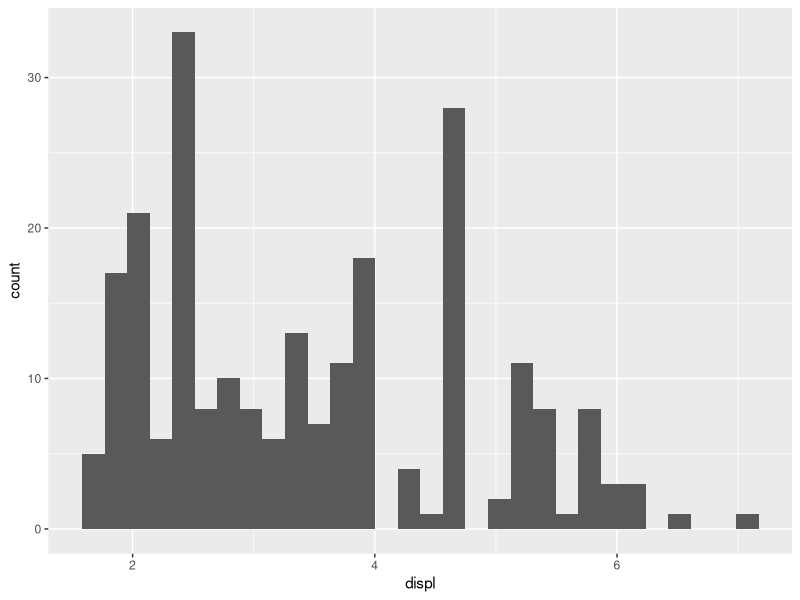
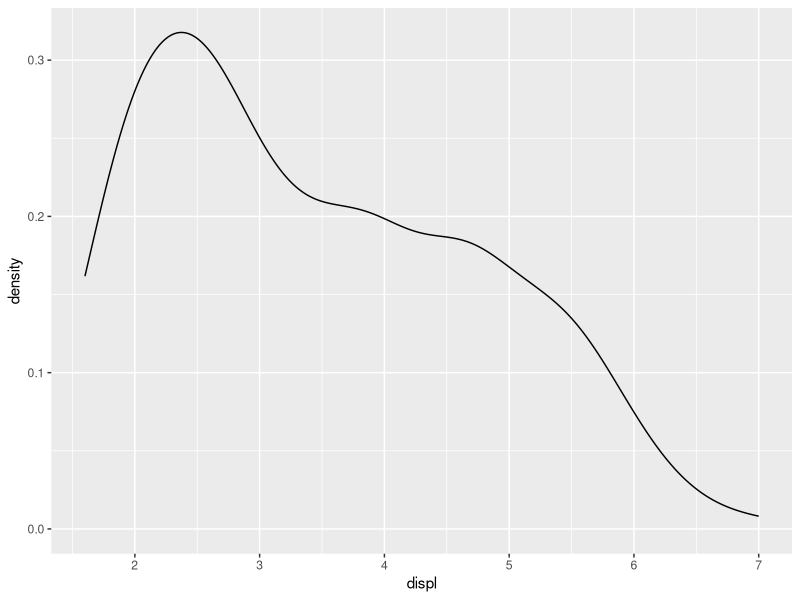
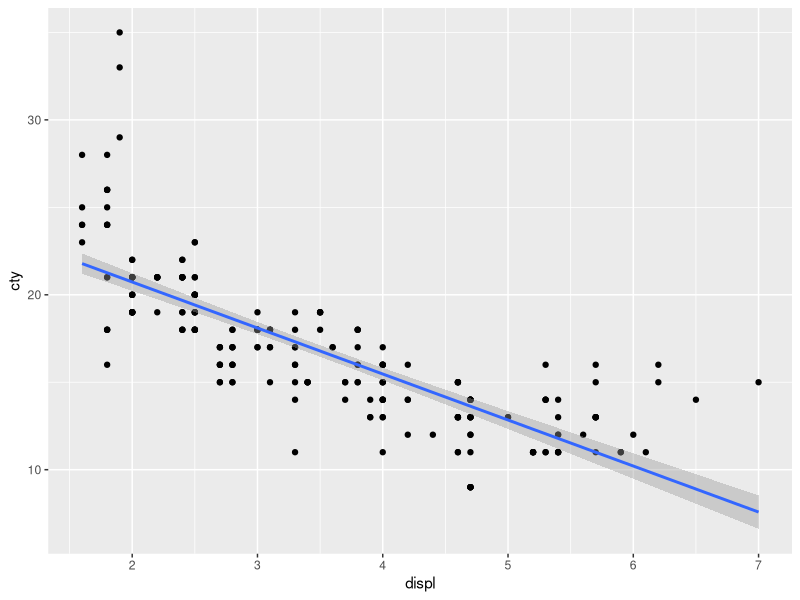
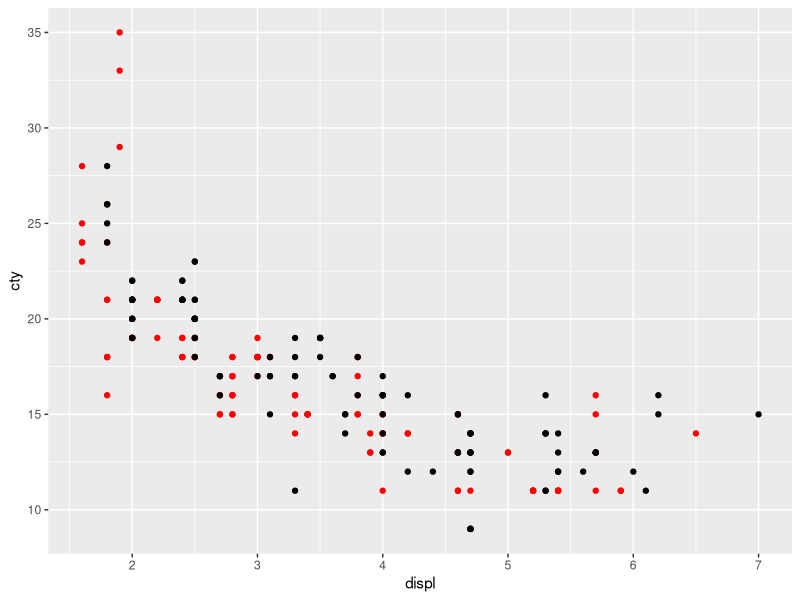
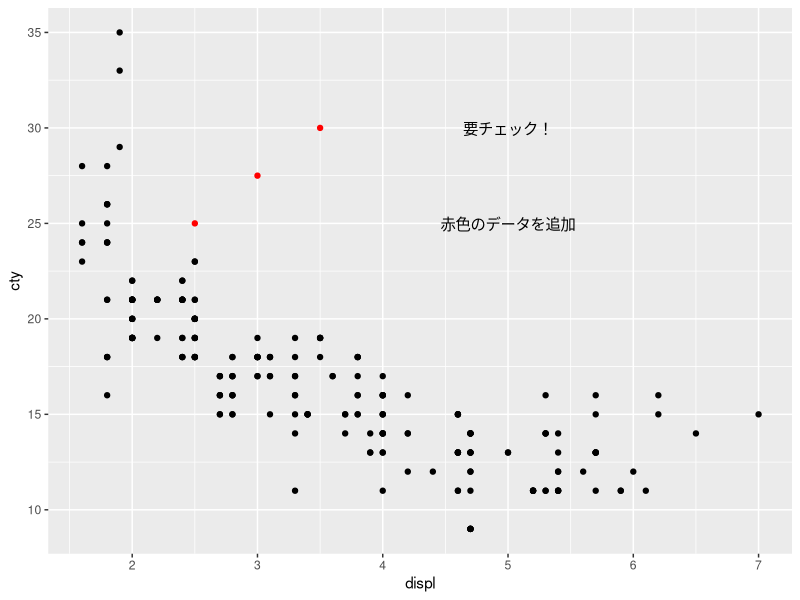
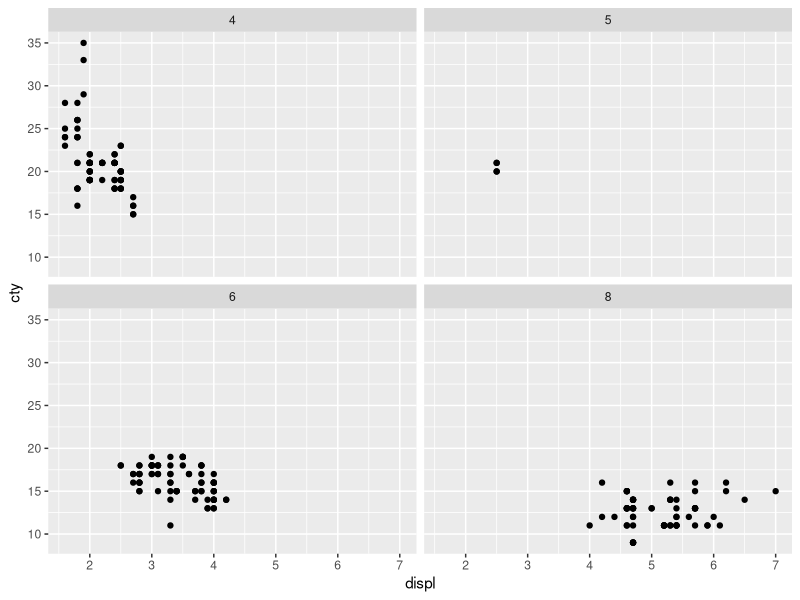
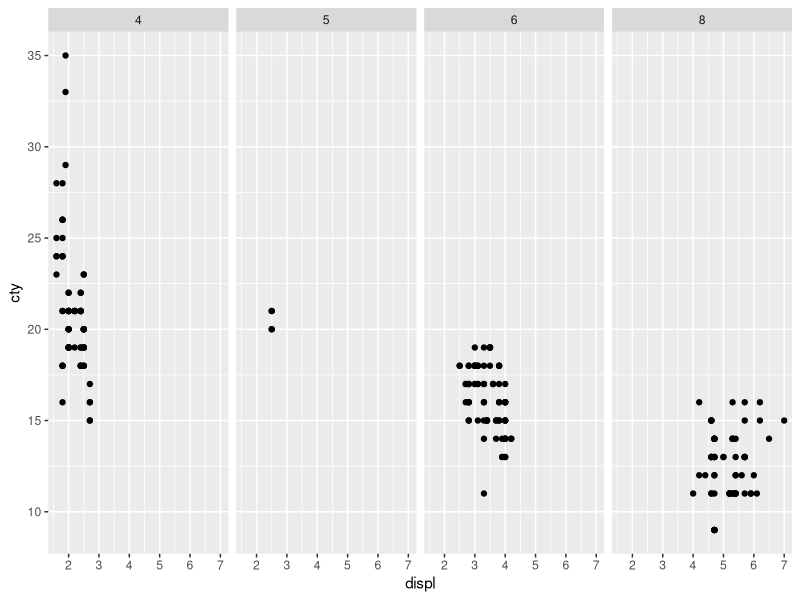
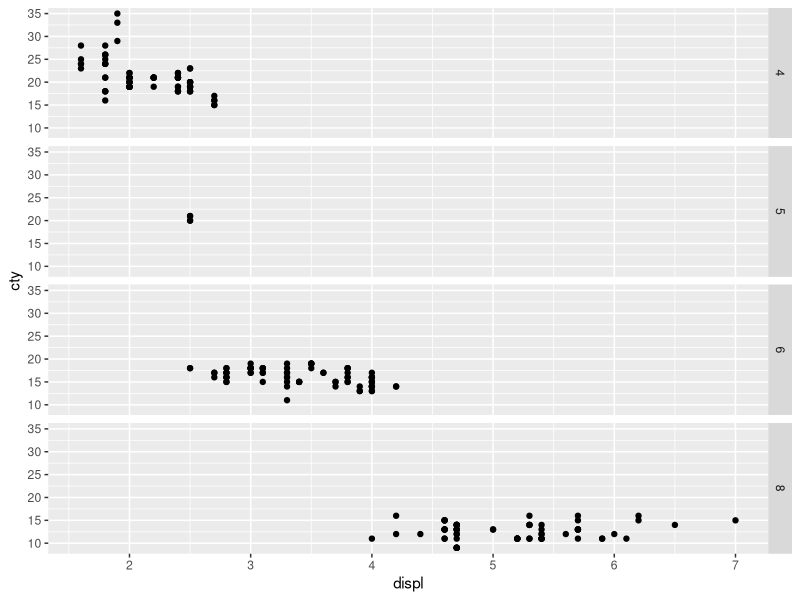

The R source for these figures, in order:
library(tidyverse)
ggplot() +
  geom_histogram(data = mpg,mapping = aes(x = displ))
ggplot() +
  geom_density(data = mpg,mapping = aes(x = displ))

ggplot() +
  geom_point(data = mpg,mapping = aes(x = displ, y = cty)) +
  geom_smooth(data = mpg,mapping = aes(x = displ, y = cty),method = "lm")

mpg1999 <- filter(mpg,year == 1999)
mpg2008 <- filter(mpg,year == 2008)

ggplot(mapping = aes(x = displ,y = cty)) +
  geom_point(data = mpg1999,col = "red")+
  geom_point(data = mpg2008)


# グラフの肉付け
add_x <- c(2.5,3,3.5)
add_y <- c(25,27.5,30)

ggplot(
  data = mpg,mapping = aes(x = displ,y = cty))+
  geom_point()+
  annotate(geom = "point",x = add_x,y = add_y,colour = "red")+
  annotate(geom = "text",x = c(5,5),y =　c(30,25),label = c("要チェック！"
                                                         ,"赤色のデータを追加"))
# 水準ごとにエステティックを区別する
# ~の右に区別するデータを入れる
# facet_wrap()は均等に
ggplot(data = mpg , mapping = aes(x = displ , y = cty))+
  geom_point()+
  facet_wrap( ~ cyl)

# facet_grid( ~ データ)は横並び
ggplot(data = mpg , mapping = aes(x = displ , y = cty))+
  geom_point()+
  facet_grid( ~ cyl)
  
# facet_null(　データ　~ .)は縦並び
ggplot(data = mpg , mapping = aes(x = displ , y = cty))+
  geom_point()+
  facet_grid( cyl ~ . )

# 識別する変数が二つ以上でも行ける
ggplot(data = mpg , mapping = aes(x = displ , y = cty))+
  geom_point()+
  facet_grid( year ~ cyl)

ggplot(data = mpg , mapping = aes(x = displ , y = cty))+
  geom_point()+
  facet_wrap( year ~ cyl)

# 車種classごとに燃費ctyの平均点を算出
mean_cty <- mpg %>% 
  group_by(class) %>% 
  summarise(cty_m = mean(cty))

# 可視化
ggplot(data = mean_cty, mapping = aes(x = class , y = cty_m))+
  geom_bar(stat = "identity")

# stat = "summary"でｙ軸をサマライズする, fun = "サマライズした情報で使いたいやつ（meanとかmaxとか）"
ggplot(data = mpg , mapping = aes(x = class, y= cty))+
  geom_bar(stat = "summary", fun = "mean")
# 同じ結果をstat_summaryを使って描写する
ggplot(data = mpg , mapping = aes(x = class, y= cty))+
  stat_summary(geom = "bar", fun = "mean")

ggplot(data = mpg, mapping = aes(x=class, y = cty))+
  stat_summary(geom = "pointrange", fun = "mean", fun.max = "max", fun.min = "min")
